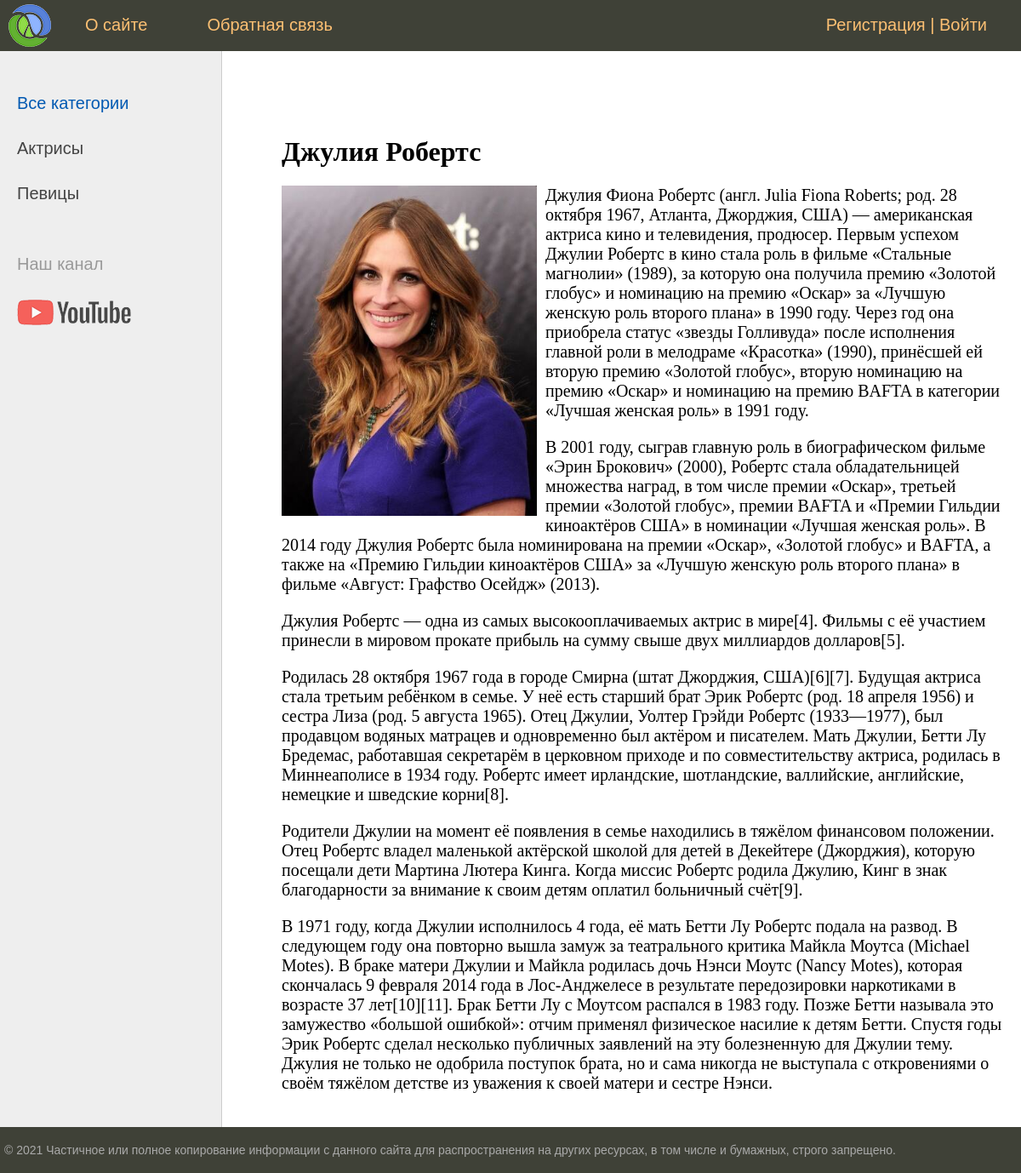
Page /post/dzhuliya-roberts/ on the committed database.
### women/models.py (models this page shows, shortened)
class Category(models.Model):
    name = models.CharField(max_length=100, db_index=True, verbose_name="Категория")
    slug = models.SlugField(max_length=100, unique=True, verbose_name="URL")
    def get_absolute_url(self):
        return reverse("category", kwargs={"cat_slug": self.slug})
    class Meta:
        verbose_name = "Категория"
        verbose_name_plural = "Категории"
        ordering = ['id']

class Women(models.Model):
    title = models.CharField(max_length=255, verbose_name="Заголовок")
    slug = models.SlugField(max_length=255, unique=True, db_index=True, verbose_name="URL")
    content = models.TextField(blank=True, verbose_name="Текст статьи")
    photo = models.ImageField(upload_to="photos/%Y/%m/%d/", verbose_name="Фото")
    time_create = models.DateTimeField(auto_now_add=True, verbose_name="Время создания")
    time_update = models.DateTimeField(auto_now=True, verbose_name="Время изменения")
    is_published = models.BooleanField(default=True, verbose_name="Опубликовано")
    cat = models.ForeignKey('Category', on_delete=models.PROTECT, verbose_name="Категория")
    def __str__(self):
        return self.title
    class Meta:
        verbose_name = "Известные женщины"
        verbose_name_plural = "Известные женщины"
        ordering = ['id']

### women/views.py (the view)
# urls.py: path("post/<slug:post_slug>/", ShowPost.as_view(), name='post'),
class ShowPost(DataMixin, DetailView):
    model = Women
    template_name = 'women/post.html'
    context_object_name = 'post'
    slug_url_kwarg = 'post_slug'
    def get_context_data(self, *, object_list=None, **kwargs: Any) -> dict[str, Any]:
        context = super().get_context_data(**kwargs)
        c_def = self.get_user_context(title=context['post'])
        return dict(list(context.items()) + list(c_def.items()))

### women/utils.py (called while the page is built)
    def get_user_context(self, **kwargs):
        context = kwargs
        cats = Category.objects.annotate(Count('women'))
        context['cats'] = cats
        if 'cat_selected' not in context:
            context['cat_selected'] = 0
        user_menu = menu.copy()
        if not self.request.user.is_authenticated:
            user_menu.pop(1)
        context['menu'] = user_menu
        return context

### women/templates/women/post.html
{% extends 'women/base.html' %}
{% block content %}
<h1>{{ post.title }}</h1>
{% if post.photo %}
    <p><img class="img-article-left" src="{{ post.photo.url }}"></p>
{% endif %}
{{ post.content|linebreaks }}
{% endblock %}

### women/templates/women/base.html (shortened to what this page needs)
{% load static %}
{% load women_tags %}
<!DOCTYPE html>
<html>
<head>
	<link type="text/css" href="{% static 'women/css/styles.css' %}" rel="stylesheet" />
</head>
<body>
<table class="table-page" border=0 cellpadding="0" cellspacing="0">
<tr><td valign=top>
{% block mainmenu %}
		<div class="header">
			<ul id="mainmenu" class="mainmenu">
				<li class="logo"><a href="{% url 'home' %}"><div class="logo"></div></a></li>
				{% for m in menu %}
					<li><a href="{% url m.url_name %}">{{m.title}}</a></li>
				{% endfor %}
				<li class="last">
				{% if request.user.is_authenticated %}
					{{user.username}} | <a href="{% url 'logout' %}">Выйти</a>
				{% else %}
					<a href="{% url 'register' %}">Регистрация</a> | <a href="{% url 'login' %}">Войти</a>
				{% endif %}
				</li>
			</ul>
		</div>
{% endblock mainmenu %}
<table class="table-content" border=0 cellpadding="0" cellspacing="0">
<tr>
	<td valign="top" class="left-chapters">
	<ul id="leftchapters">
		{% if cat_selected == 0 %}
			<li class="selected">Все категории</li>
		{% else %}
			<li><a href="{% url 'home' %}">Все категории</a></li>
		{% endif %}
		{% for c in cats %}
		{% if c.women__count > 0 %}
			{% if c.pk == cat_selected %}
				<li class="selected">{{c.name}}</li>
			{% else %}
				<li><a href="{{ c.get_absolute_url }}">{{c.name}}</a></li>
			{% endif %}
		{% endif %}
		{% endfor %}
		<li class="share">
		<p>Наш канал</p>
		<a class="share-yt" href="https://www.youtube.com/channel/UClJzWfGWuGJL2t-3dYKcHTA/playlists" target="_blank" rel="nofollow"></a>
		</li>
	</ul>
</td>
<td valign="top" class="content">
	<div class="content-text">
	{% block content %}
	{% endblock %}
	</div>
</td></tr></table>
</td></tr>
<tr><td valign=top>
	<div id="footer">
		<p>&copy; 2021 Частичное или полное копирование информации с данного сайта для распространения на других ресурсах, в том числе и бумажных, строго запрещено.</p>
	</div>
</td></tr></table>
</body>
</html>

### women/static/women/css/styles.css (style rules this page uses)
html, body { font-family: 'Arial'; margin: 0; padding: 0; height: 100%; width: 100%; color: #444; }
a { color: #0059b2; text-decoration: none; }
img { max-width: 600px; height: auto; }
img.img-article-left { max-width: 300px; height: auto; float: left; padding: 0 10px 10px 0; }
.table-page { width: 100%; height: 100%; vertical-align: top; }
.table-page tr { height: 100%; }
.header { background: #3F4137; height: 60px; }
.logo { background: url('../images/logo.png') no-repeat 10px 5px; width: 70px; height: 60px; }
ul.mainmenu { list-style: none; margin: 0; padding: 0; height: 60px; color: #fdc073; font-size: 20px; overflow: hidden; }
ul.mainmenu li { float: left; margin: 18px 40px 0 30px; }
ul.mainmenu li.logo { margin: 0; }
ul.mainmenu li.last { float: right; }
ul.mainmenu li a { color: #fdc073; text-decoration: none; }
.table-content { width: 100%; min-height: 100%; height: 100%; }
.left-chapters { margin: 0; background: #eee; border-right: 1px solid #ccc; min-height: 100%; }
.left-chapters ul { width: 230px; min-height: 100%; margin: 0; padding: 20px 10px 10px 20px; list-style: none; font-size: 20px; }
.left-chapters ul li { margin: 30px 0 0 0; color: #999; }
.left-chapters ul li.selected { color: #0059b2; }
.left-chapters ul li a { color: #444; text-decoration: none; }
.left-chapters ul li.share { margin: 60px 0 0 0; }
.left-chapters ul li.share p { margin: 30px 0 30px 0; }
.left-chapters ul li.share a { display: inline-block; width: 40px; height: 40px; margin: 0 20px 0 0; }
.left-chapters ul li.share a.share-yt { width: 100%; height: 30px; background: url('../images/share_yt.png') no-repeat 0 0 }
.content { padding: 40px 20px 20px 40px; width: 100%; box-sizing: border-box; }
.content-text { margin: 60px 0 0 30px; color: #000; font-size: 20px; font-family: Yandex Sans Display Light; }
.content-text h1 { font-size: 32px; }
#footer { box-sizing: border-box; background: #3F4137; padding: 5px; color: #aaa; font-size: 14px; font-family: Verdana, Geneva, Arial, Helvetica; text-align: left; overflow: hidden; }

### rows in the picture
Category: name "Актрисы"
Category: name "Певицы"
Women: title "Джулия Робертс", photo (picture), content "Джулия Фиона Робертс (англ. Julia Fiona Roberts; род. 28 октября 1967, Атланта, Джорджия, США) — американская актриса кино и телевидения, продюсер. Первым успехом Джулии Робертс в кино стала роль в фильме «Стальные магнолии» (1989), за которую она получила премию «Золотой глобус» и номинацию на премию «Оскар» за «Лучшую женскую роль второго плана» в 1990 году. Через год она приобрела статус «звезды Голливуда» после исполнения главной роли в мелодраме «Красотка» (1990), принёсшей ей вторую премию «Золотой глобус», вторую номинацию на премию «Оскар» и номинацию на премию BAFTA в категории «Лучшая женская роль» в 1991 году. В 2001 году, сыграв главную роль в биографическом фильме «Эрин…"

### other values in the picture
{{ m.title }} "О сайте" "Обратная связь"
